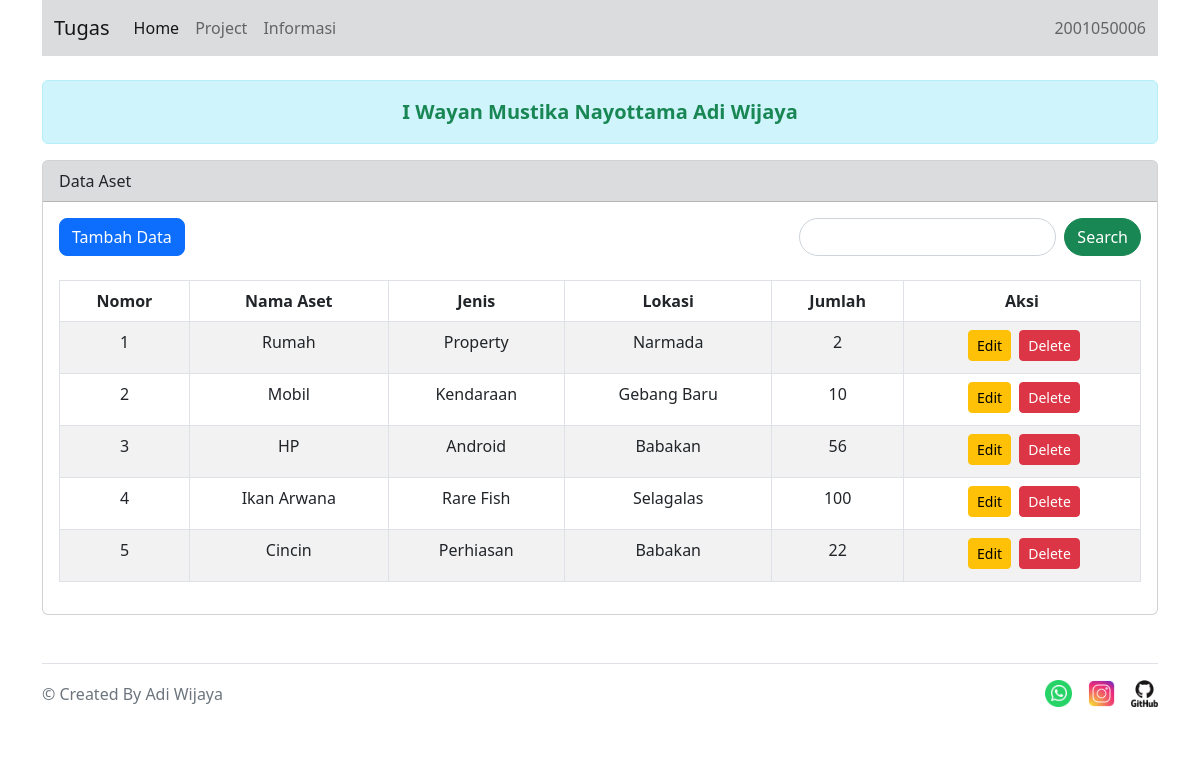
The page / on the database its author committed.
### tables this page shows
CREATE TABLE `tabel_aset` (
  `id` int(11) NOT NULL,
  `nama_aset` varchar(50) NOT NULL,
  `jenis` varchar(20) NOT NULL,
  `lokasi` varchar(50) NOT NULL,
  `jumlah` int(11) NOT NULL
);

### application/controllers/Aset.php (called while the page is built, shortened)
<?php
class Aset extends CI_Controller
{
    public function __construct()
    {
        $this->load->model('AsetModel');
    }
    public function index()
    {
        $data['dataaset'] = $this->AsetModel->getAll();
        $this->load->view('crud/index', $data);
    }
}

### index.php (called while the page is built, shortened)
<?php
require_once BASEPATH.'core/CodeIgniter.php';

### application/models/AsetModel.php (called while the page is built, shortened)
<?php
class AsetModel extends CI_Model
{
    private $table = 'tabel_aset';
    public function getAll()
    {
        return $this->db->get($this->table)->result();
    }
}

### application/views/crud/index.php (the view, shortened to what this page needs)
<!DOCTYPE html>
<html lang="en">
<head>
  <link rel="stylesheet" href="<?php echo base_url('assets/bootstrap/css/bootstrap.min.css') ?>">
</head>
<body>
  <div class="container">
    <nav class="navbar navbar-expand-lg bg-secondary bg-opacity-25">
      <div class="container-fluid">
        <a class="navbar-brand">Tugas</a>
        <div class="collapse navbar-collapse" id="navbarText">
          <ul class="navbar-nav me-auto mb-2 mb-lg-0">
            <li class="nav-item">
              <a class="nav-link active" aria-current="page" href="<?php echo base_url('index.php/Aset/index') ?>">Home</a>
            </li>
            <li class="nav-item">
              <a class="nav-link" href="<?php echo base_url('index.php/Aset/project') ?>">Project</a>
            </li>
            <li class="nav-item">
              <a class="nav-link" href="<?php echo base_url('index.php/Aset/info') ?>">Informasi</a>
            </li>
          </ul>
          <span class="navbar-text">
            2001050006
          </span>
        </div>
      </div>
  </div>
  </nav><br>
  <div class="container">
    <p class="alert alert-info text-success text-center fs-5 fw-semibold" role="alert">
      I Wayan Mustika Nayottama Adi Wijaya
    </p>
  </div>
  <div class="container">
    <div class="card">
      <div class="card-header bg-secondary bg-opacity-25">
        Data Aset
      </div>
      <div class="card-body">
        <div><a href="<?= site_url('Aset/tambahaset') ?>" class="btn btn-primary mb-2 btn-md rounded-3">Tambah Data</a>
          <form class="d-flex float-sm-end" role="search">
            <input class="form-control me-2 mb-4 rounded-5" type="search" placeholder="" aria-label="Search">
            <button class="btn btn-success mb-4 rounded-5" type="submit">Search</button>
          </form>
        </div>
        <table class="table table-bordered table-striped table-hover mt-sm-3">
          <thead class="text-center">
            <tr>
              <th scope="col">Nomor</th>
              <th scope="col">Nama Aset</th>
              <th scope="col">Jenis</th>
              <th scope="col">Lokasi</th>
              <th scope="col">Jumlah</th>
              <th scope="col">Aksi</th>
            </tr>
          </thead>
          <tbody class="text-center">
            <?php
            $nomor = 1;
            foreach ($dataaset as $item) {
            ?>
              <tr>
                <td><?php echo $nomor++; ?></td>
                <td><?php echo $item->nama_aset; ?></td>
                <td><?php echo $item->jenis; ?></td>
                <td><?php echo $item->lokasi; ?></td>
                <td><?php echo $item->jumlah; ?></td>
                <td><?php echo anchor('Aset/edit/' . $item->id, '<div class="btn btn-warning btn-sm ms-1 mb-1">Edit</div>') ?>
                  <?php echo anchor('Aset/hapus_data/' . $item->id, '<div class="btn btn-danger btn-sm ms-1 mb-1">Delete</div>') ?>
                </td>
              </tr>
            <?php
            }
            ?>
          </tbody>
        </table>
      </div>
    </div>
  </div>
  <br>
  <div class="container">
    <footer class="d-flex flex-wrap justify-content-between align-items-center py-3 my-4 border-top">
      <p class="col-md-4 mb-3 text-muted">© Created By Adi Wijaya</p>
      <ul class="nav col-md-4 mb-3 justify-content-end">
        <a class="navbar-brand ms-3" href="https://wa.me/62895394454712/">
          <img src="../../assets/img/wa.png" width="27" height="27">
        </a>
        <a class="navbar-brand ms-3" href="https://www.instagram.com/nyttama.id/">
          <img src="../../assets/img/ig.png" width="27" height="27">
        </a>
        <a class="navbar-brand ms-3" href="https://www.github.com/AdiWijaya2/">
          <img src="../../assets/img/github.png" width="27" height="27">
        </a>
    </footer>
  </div>
</body>
</html>

### rows shown on the page
tabel_aset: nama_aset "Rumah", jenis "Property", lokasi "Narmada", jumlah "2", id "Edit", id "Delete"
tabel_aset: nama_aset "Mobil", jenis "Kendaraan", lokasi "Gebang Baru", jumlah "10", id "Edit", id "Delete"
tabel_aset: nama_aset "HP", jenis "Android", lokasi "Babakan", jumlah "56", id "Edit", id "Delete"
tabel_aset: nama_aset "Ikan Arwana", jenis "Rare Fish", lokasi "Selagalas", jumlah "100", id "Edit", id "Delete"
tabel_aset: nama_aset "Cincin", jenis "Perhiasan", lokasi "Babakan", jumlah "22", id "Edit", id "Delete"
